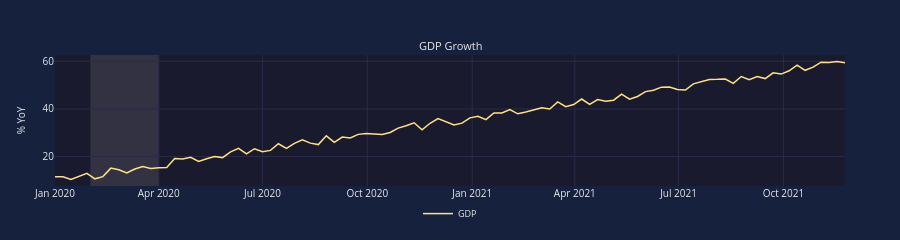

Notebook code for this chart:
### Markdown cell above
## Doc 2: Level 2 - Title and Y-Label

### Code cell
# Level 2: Add Title and Y-Axis Label
chart = EconChart(
    Data(x=dates, y=values, name='GDP'),
    title="GDP Growth",
    y_label='% YoY',
)
board = EconBoard(chart)
board.show()
print("PASS: Level 2 - Title and y-label displayed")
